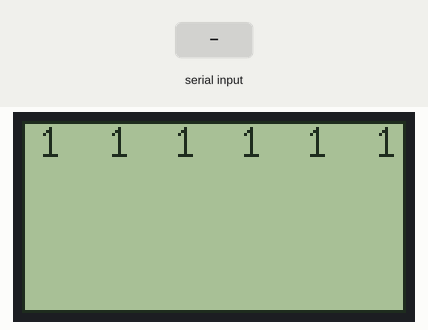
Recording of a sketch running on a simulated Arduino Nano, built with avr-gcc and run on an emulated ATmega328P. On the bench: 128×64 one-colour display. The inputs (shaded band) are chosen by the test bench. What the sketch prints to the serial monitor is not drawn.

Above: at 1.2 s.
1.3 s: byte 30 received over Serial
At 1.9 s:
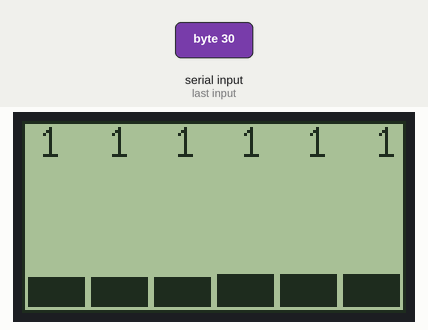
Timing chart, 0 to 4.3 s (numbered marks = the images above; inputs shaded):
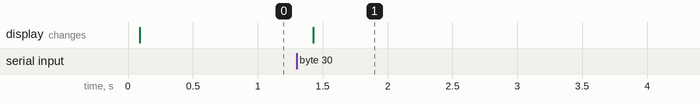

Measured:
- after the input at 1.3 s, the display: changes after 0.13 s (image 1)

The sketch:

CoinCounter3.ino
```cpp
#include <EEPROM.h>
#include <U8glib.h>

U8GLIB_ST7920_128X64 u8g(13, 11, 10, U8G_PIN_NONE);
// SPI Com Nano 3.0: SCK = en = 13, MOSI = rw = 11, CS = di = 10

int incomingByte = 0;	// for incoming serial data
float total = 0;
int coinstotal;
int last = 1;
int five = 1;
int ten = 1;
int twenty = 1;
int fifty = 1;
int one = 1;
int two = 1;
int eepromwrites = 0; //for later code after adding a reset switch

int fivegraph = 0;
int tengraph = 0;
int twentygraph = 0;
int fiftygraph = 0;
int onegraph = 0;
int twograph = 0;

void draw(void) {
  // graphic commands to redraw the complete screen should be placed here
  //u8g.setFont(u8g_font_courB12);
  u8g.setFont(u8g_font_unifont);
  //u8g.setFont(u8g_font_osb21);
  //u8g.drawStr( 2, 2, agraph);
  u8g.drawFrame(0,0,128,64);
  u8g.drawBox(2,(62-fivegraph),19,(fivegraph));
  u8g.drawBox(23,(62-tengraph),19,(tengraph));
  u8g.drawBox(44,(62-twentygraph),19,(twentygraph));
  u8g.drawBox(65,(62-fiftygraph),19,(fiftygraph));
  u8g.drawBox(86,(62-onegraph),19,(onegraph));
  u8g.drawBox(107,(62-twograph),19,(twograph));

  u8g.setPrintPos(5,12);
  u8g.print(five);
  u8g.setPrintPos(28,12);
  u8g.print(ten);
  u8g.setPrintPos(50,12);
  u8g.print(twenty);
  u8g.setPrintPos(72,12);
  u8g.print(fifty);
  u8g.setPrintPos(94,12);
  u8g.print(one);
  u8g.setPrintPos(117,12);
  u8g.print(two);
}

void setup() {
    Serial.begin(9600);	// opens serial port, sets data rate to 9600 bps

    u8g.setRot180();      // flip screen, if required
    u8g.setColorIndex(1); // pixel on

    Serial.println("Initializing Coin Counts.......");
   /* / five = (EEPROM.read(1) * 256 + (EEPROM.read(2)));
    Serial.println(five);
    ten = (EEPROM.read(3) * 256 + (EEPROM.read(4)));
    Serial.println(ten);
    twenty = (EEPROM.read(5) * 256 + (EEPROM.read(6)));
    Serial.println(twenty);
    fifty = (EEPROM.read(7) * 256 + (EEPROM.read(8)));
    Serial.println(fifty);
    one = (EEPROM.read(9) * 256 + (EEPROM.read(10)));
    Serial.println(one);
    two = (EEPROM.read(11) * 256 + (EEPROM.read(12)));
    Serial.println(two);
    Serial.println("Coin Totals Updated From EEPROM");
    Serial.println("Serial port ready....");
    */
}
void loop() {

	// send data only when you receive data:
    if (Serial.available() > 0)
        {
        // read the incoming byte:
	incomingByte = Serial.read();
	// say what you got:
	Serial.print("I received: ");
	Serial.println(incomingByte, DEC);
        last = (incomingByte);
          if(last == 5)
          {
          (five) += 1;
          Serial.print("total 5 cent= ");
          Serial.println(five);
          //EEPROM.write (1, highByte(five));
          // EEPROM.write (2, lowByte(five));
          }
          else if(last == 10)
          {
          ten += 1;
          Serial.print("total 10 cent= ");
          Serial.println(ten);
      //    EEPROM.write (3, highByte(ten));
      //    EEPROM.write (4, lowByte(ten));
          }
          else if(last == 20)
          {
          twenty += 1;
          Serial.print("total 20 cent= ");
          Serial.println(twenty);
     //     EEPROM.write (5, highByte(twenty));
     //     EEPROM.write (6, lowByte(twenty));
          }
          else if(last == 50)
          {
          fifty += 1;
          Serial.print("total 50 cent= ");
          Serial.println(fifty);
       //   EEPROM.write (7, highByte(fifty));
      //    EEPROM.write (8, lowByte(fifty));
          }
          else if(last == 100)
          {
          one += 1;
          Serial.print("Total 1 Dollar Coins= ");
          Serial.println(one);
      //    EEPROM.write (9, highByte(one));
      //    EEPROM.write (10, lowByte(one));
          }
          else if(last == 2)
          {
          two += 1;
          Serial.print("Total 2 Dollar Coins= ");
          Serial.println(two);
        //  EEPROM.write (11, highByte(two));
        //  EEPROM.write (12, lowByte(two));
          }
          else
          {
          Serial.print("Unrecognized!");
          }

    Serial.print("last coin = ");
    Serial.println(last);
    total = (five * 5) + (ten * 10) + (twenty * 20) + (fifty * 50) + (one * 100) + (two * 200);
    //total += (last);
    Serial.print("$$$= $");
    Serial.println(total/100);
    Serial.print("Total Coins= ");
    coinstotal = (five + ten + twenty + fifty + one + two);
    Serial.println(coinstotal);
    }

  fivegraph = map(five,0,coinstotal,1,58);
  tengraph = map(ten,0,coinstotal,1,58);
  twentygraph = map(twenty,0,coinstotal,1,60);
  fiftygraph = map((fifty),0,coinstotal,1,62);
  onegraph = map(one,0,coinstotal,1,62);
  twograph = map(two,0,coinstotal,1,62);


 //update display. Edit top function
  u8g.firstPage();
  do {
  draw();
  } while( u8g.nextPage() );
// rebuild the picture after some delay
// delay(500);

}
 /*reset coin counter

 //remember to take note of total coins to update total eeprom writes and update/write code for it :)
          EEPROM.write (1, 0);
          EEPROM.write (2, 0);
          EEPROM.write (3, 0);
          EEPROM.write (4, 0);
          EEPROM.write (5, 0);
          EEPROM.write (6, 0);
          EEPROM.write (7, 0);
          EEPROM.write (8, 0);
          EEPROM.write (9, 0);
          EEPROM.write (10, 0);
          EEPROM.write (11, 0);
          EEPROM.write (12, 0);

          Serial.println("EEPROM Values reset to 0 for Coin Counter 5000");
*/
```
